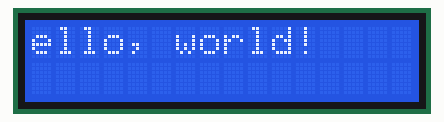
This sketch was run on a simulated Arduino Uno, built with avr-gcc and run on an emulated ATmega328P. On the bench: 16×2 character LCD.

Above: at 1.13 s.
At 2.19 s:
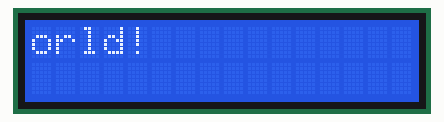
At 3.24 s:
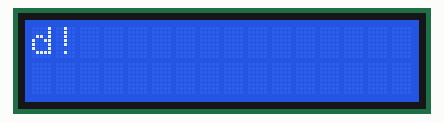
At 5.34 s:
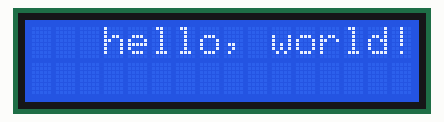
At 7.44 s:
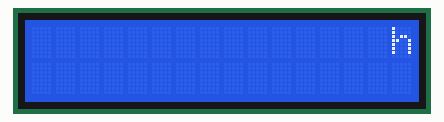
At 9.7 s:
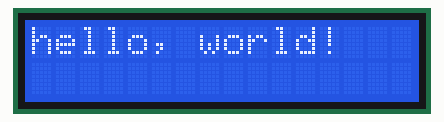

The sketch:

LCD_scrol_char.ino
```cpp
#include <LiquidCrystal.h>

const int rs = 12, en = 11, d4 = 5, d5 = 4, d6 = 3, d7 = 2;
LiquidCrystal lcd(rs, en, d4, d5, d6, d7);

void setup() {
  lcd.begin(16, 2);
  lcd.print("hello, world!");
  delay(1000);
}

void loop() {
  for (int positionCounter = 0; positionCounter < 13; positionCounter++) {
    lcd.scrollDisplayLeft();
    delay(150);
  }
  for (int positionCounter = 0; positionCounter < 29; positionCounter++) {
    lcd.scrollDisplayRight();
    delay(150);
  }
  for (int positionCounter = 0; positionCounter < 16; positionCounter++) {
    lcd.scrollDisplayLeft();
    delay(150);
  }
  delay(1000);

}
```

Measured:
- by itself, everything shown: repeats every 9.7 s, in 58 steps
- what the display in image 5 shows lasts 1.2 s, from 9.6 s to 10.8 s
